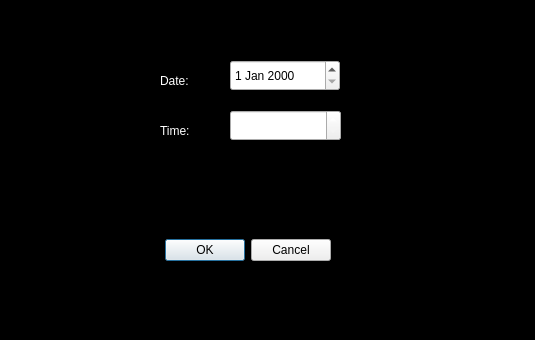
<?xml version="1.0" encoding="UTF-8"?>
<ui version="4.0">
 <class>setClockTime</class>
 <widget class="QDialog" name="setClockTime">
  <property name="geometry">
   <rect>
    <x>0</x>
    <y>0</y>
    <width>535</width>
    <height>340</height>
   </rect>
  </property>
  <property name="windowTitle">
   <string>Clock Settings</string>
  </property>
  <property name="styleSheet">
   <string notr="true">QDialog{
background-color: #000000;
}</string>
  </property>
  <widget class="QDialogButtonBox" name="buttonClockBox">
   <property name="geometry">
    <rect>
     <x>120</x>
     <y>220</y>
     <width>211</width>
     <height>61</height>
    </rect>
   </property>
   <property name="styleSheet">
    <string notr="true">QDialogButtonBox{
 color: #FFFFFF;
}</string>
   </property>
   <property name="orientation">
    <enum>Qt::Horizontal</enum>
   </property>
   <property name="standardButtons">
    <set>QDialogButtonBox::Cancel|QDialogButtonBox::Ok</set>
   </property>
  </widget>
  <widget class="QTimeEdit" name="timeEdit">
   <property name="geometry">
    <rect>
     <x>230</x>
     <y>110</y>
     <width>111</width>
     <height>31</height>
    </rect>
   </property>
   <property name="styleSheet">
    <string notr="true">QTimeEdit{
 color: #FFFFFF;
}</string>
   </property>
  </widget>
  <widget class="QDateEdit" name="dateEdit">
   <property name="geometry">
    <rect>
     <x>230</x>
     <y>60</y>
     <width>110</width>
     <height>31</height>
    </rect>
   </property>
   <property name="styleSheet">
    <string notr="true">QTimeEdit{
 color: #FFFFFF;
}</string>
   </property>
  </widget>
  <widget class="QLabel" name="label">
   <property name="geometry">
    <rect>
     <x>160</x>
     <y>70</y>
     <width>41</width>
     <height>21</height>
    </rect>
   </property>
   <property name="styleSheet">
    <string notr="true">QLabel{
 color: #FFFFFF;
}</string>
   </property>
   <property name="text">
    <string>Date:</string>
   </property>
  </widget>
  <widget class="QLabel" name="label_2">
   <property name="geometry">
    <rect>
     <x>160</x>
     <y>120</y>
     <width>41</width>
     <height>21</height>
    </rect>
   </property>
   <property name="styleSheet">
    <string notr="true">QLabel{
 color: #FFFFFF;
}</string>
   </property>
   <property name="text">
    <string>Time:</string>
   </property>
  </widget>
 </widget>
 <resources/>
 <connections>
  <connection>
   <sender>buttonClockBox</sender>
   <signal>accepted()</signal>
   <receiver>setClockTime</receiver>
   <slot>accept()</slot>
   <hints>
    <hint type="sourcelabel">
     <x>248</x>
     <y>254</y>
    </hint>
    <hint type="destinationlabel">
     <x>157</x>
     <y>274</y>
    </hint>
   </hints>
  </connection>
  <connection>
   <sender>buttonClockBox</sender>
   <signal>rejected()</signal>
   <receiver>setClockTime</receiver>
   <slot>reject()</slot>
   <hints>
    <hint type="sourcelabel">
     <x>316</x>
     <y>260</y>
    </hint>
    <hint type="destinationlabel">
     <x>286</x>
     <y>274</y>
    </hint>
   </hints>
  </connection>
 </connections>
</ui>
